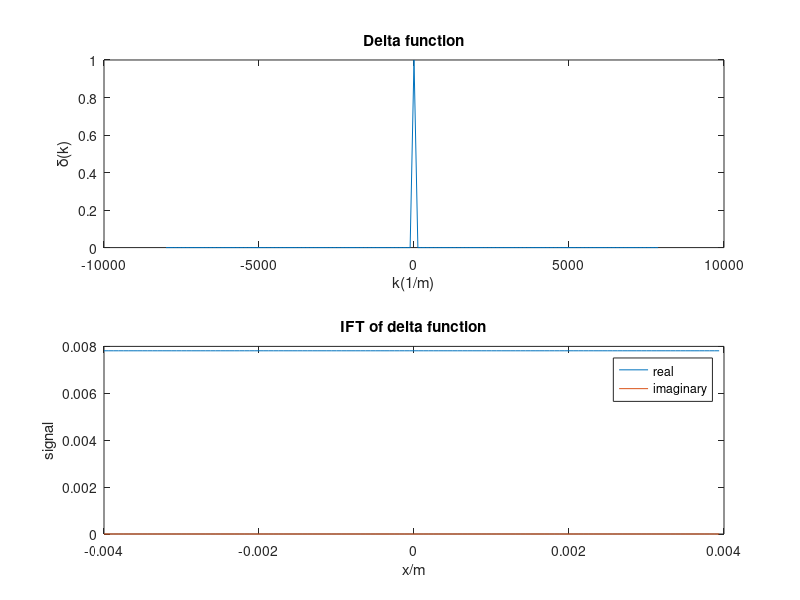

This figure's MATLAB source:
clear all
close all
delta_k=zeros(1,128);
delta_k(65)=1;
x=linspace(-0.004,0.004-(2.*(0.004./128)),128);
k=linspace(-8000,8000-125,128);
y=ifftshift(ifft(fftshift(delta_k)));
figure;
subplot(2,1,1)
plot(k,delta_k)
ylabel('\delta(k)')
xlabel('k(1/m)')
title('Delta function')
subplot(2,1,2)
plot(x,real(y))
hold on
plot(x,imag(y))
legend('real','imaginary')
xlabel('x/m')
ylabel('signal')
title('IFT of delta function')
